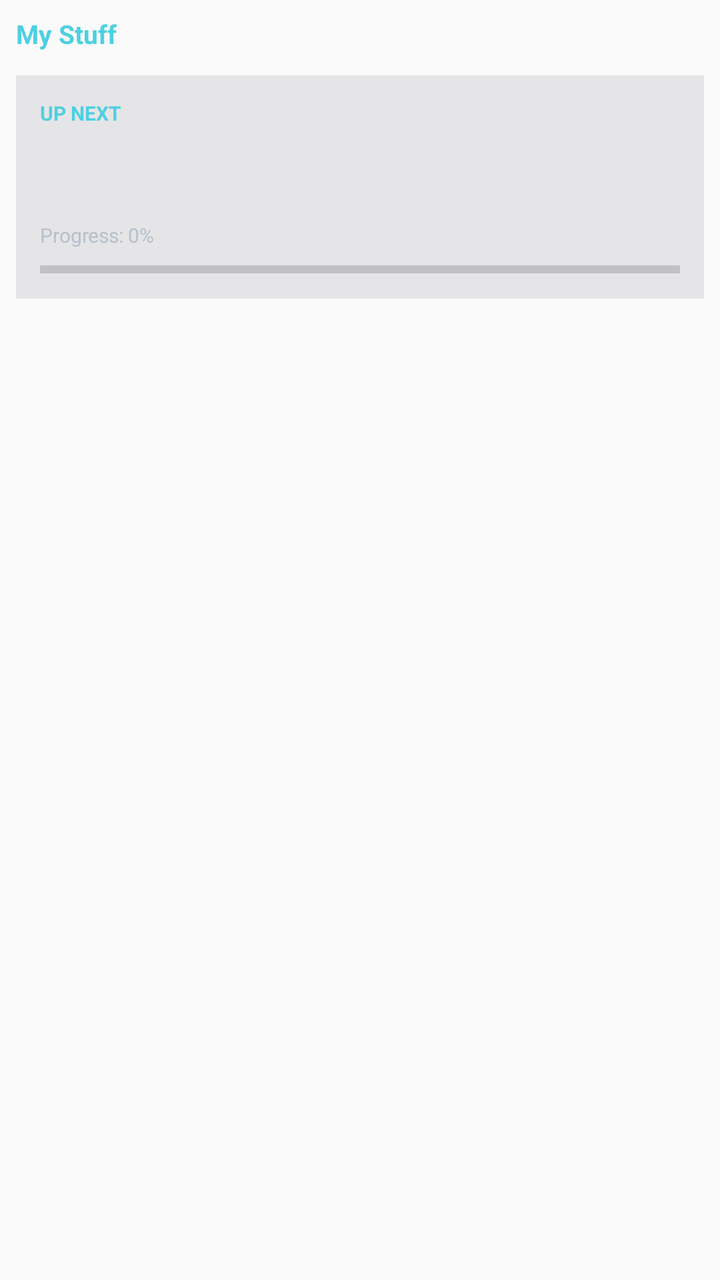
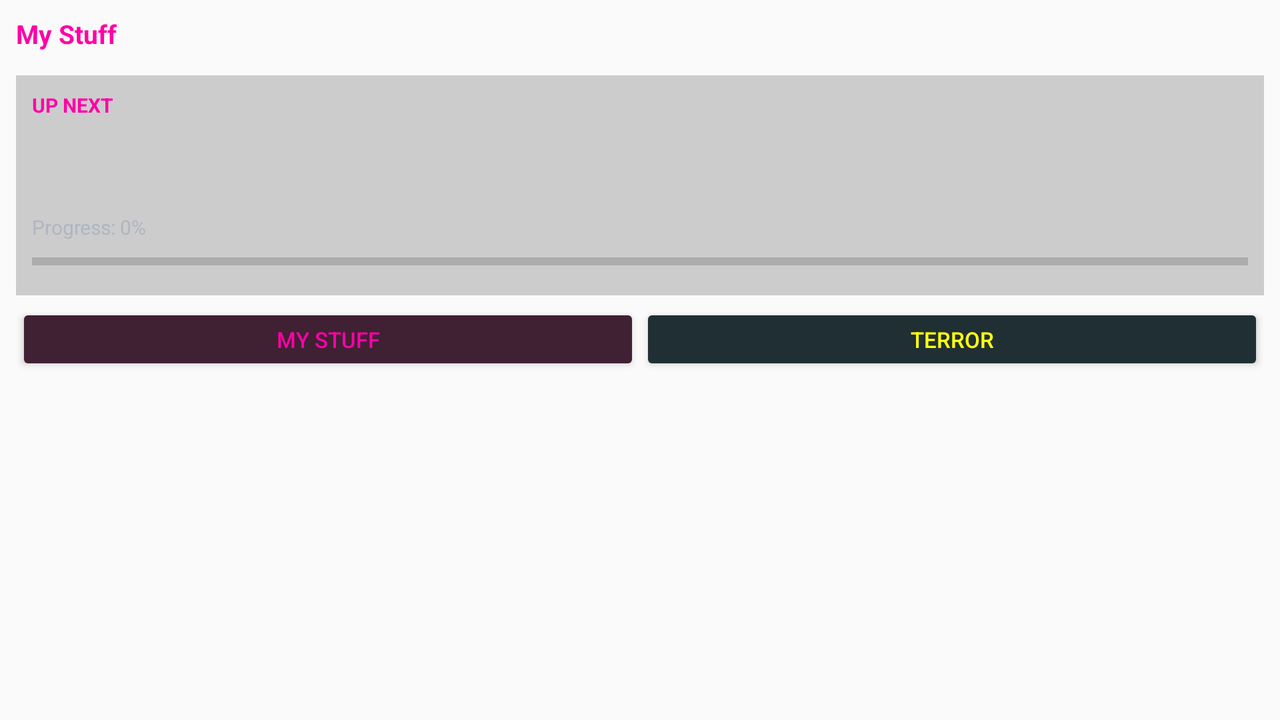

Two renders of one Android screen. The first uses the default layout on a phone; the second uses the alternative layout the repository ships for a different screen configuration, on a matching device. The two XML files are below.
<!-- AndroidManifest.xml: application theme Theme.AppCompat.DayNight.NoActionBar -->
<!-- res/layout/widget_layout.xml -->
<?xml version="1.0" encoding="utf-8"?>
<FrameLayout xmlns:android="http://schemas.android.com/apk/res/android"
    android:id="@+id/widget_root"
    android:layout_width="match_parent"
    android:layout_height="match_parent"
    android:background="@android:color/transparent"
    android:padding="8dp">

    <ImageView
        android:id="@+id/iv_widget_bg"
        android:layout_width="match_parent"
        android:layout_height="match_parent"
        android:scaleType="fitXY"
        android:src="@null" />

    <LinearLayout
        android:layout_width="match_parent"
        android:layout_height="match_parent"
        android:orientation="vertical">

        <TextView
            android:id="@+id/tv_widget_header"
            android:layout_width="match_parent"
            android:layout_height="wrap_content"
            android:text="My Stuff"
            android:textColor="#4DD0E1"
            android:textSize="13sp"
            android:textStyle="bold"
            android:paddingBottom="4dp" />

        <FrameLayout
            android:id="@+id/hero_card"
            android:layout_width="match_parent"
            android:layout_height="wrap_content"
            android:layout_marginTop="8dp"
            android:background="#1A2A2A3A"
            android:padding="12dp">

            <LinearLayout
                android:layout_width="match_parent"
                android:layout_height="wrap_content"
                android:orientation="vertical">

                <TextView
                    android:id="@+id/tv_hero_tag"
                    android:layout_width="wrap_content"
                    android:layout_height="wrap_content"
                    android:text="UP NEXT"
                    android:textColor="#4DD0E1"
                    android:textSize="10sp"
                    android:textStyle="bold" />

                <TextView
                    android:id="@+id/tv_hero_title"
                    android:layout_width="match_parent"
                    android:layout_height="wrap_content"
                    android:layout_marginTop="2dp"
                    android:textColor="#FFFFFF"
                    android:textSize="17sp"
                    android:textStyle="bold"
                    android:maxLines="1"
                    android:ellipsize="end" />

                <TextView
                    android:id="@+id/tv_hero_desc"
                    android:layout_width="match_parent"
                    android:layout_height="wrap_content"
                    android:layout_marginTop="2dp"
                    android:textColor="#B8C0CC"
                    android:textSize="11sp"
                    android:maxLines="2"
                    android:ellipsize="end" />

                <TextView
                    android:id="@+id/tv_hero_progress_text"
                    android:layout_width="match_parent"
                    android:layout_height="wrap_content"
                    android:layout_marginTop="6dp"
                    android:text="Progress: 0%"
                    android:textColor="#B8C0CC"
                    android:textSize="10sp" />
                <ProgressBar
                    android:id="@+id/pb_hero_progress"
                    style="?android:attr/progressBarStyleHorizontal"
                    android:layout_width="match_parent"
                    android:layout_height="5dp"
                    android:layout_marginTop="8dp"
                    android:max="100"
                    android:progress="0"
                    android:progressTint="#4DD0E1"
                    android:backgroundTint="#333A44" />
            </LinearLayout>
        </FrameLayout>

        <ListView
            android:id="@+id/list_mystuff"
            android:layout_width="match_parent"
            android:layout_height="0dp"
            android:layout_weight="1"
            android:layout_marginTop="4dp"
            android:divider="@android:color/transparent"
            android:dividerHeight="6dp"
            android:scrollbars="none" />

        <TextView
            android:id="@+id/tv_empty_p2"
            android:visibility="gone"
            android:layout_width="match_parent"
            android:layout_height="0dp"
            android:layout_weight="1"
            android:gravity="center"
            android:text="Nothing saved yet — add in the app"
            android:textColor="#B8C0CC"
            android:textSize="12sp" />
    </LinearLayout>
</FrameLayout>
<!-- resources referenced by this layout -->
<resources>

</resources>
<!-- res/layout-land/widget_layout.xml (the repository's variant of the layout above) -->
<!-- drawn on the phone turned sideways -->
<?xml version="1.0" encoding="utf-8"?>
<FrameLayout xmlns:android="http://schemas.android.com/apk/res/android"
    android:id="@+id/widget_root"
    android:layout_width="match_parent"
    android:layout_height="match_parent"
    android:background="@android:color/transparent"
    android:padding="8dp">

    <ImageView
        android:id="@+id/iv_widget_bg"
        android:layout_width="match_parent"
        android:layout_height="match_parent"
        android:scaleType="fitXY"
        android:src="@null" />

    <LinearLayout
        android:layout_width="match_parent"
        android:layout_height="match_parent"
        android:orientation="vertical">

        <TextView
            android:id="@+id/tv_widget_header"
            android:layout_width="match_parent"
            android:layout_height="wrap_content"
            android:text="My Stuff"
            android:textColor="#FF00A6"
            android:textSize="13sp"
            android:textStyle="bold"
            android:paddingBottom="4dp" />

        <FrameLayout
            android:id="@+id/hero_card"
            android:layout_width="match_parent"
            android:layout_height="110dp"
            android:layout_marginTop="8dp"
            android:background="#3314141C"
            android:padding="8dp">

            <LinearLayout
                android:layout_width="match_parent"
                android:layout_height="wrap_content"
                android:orientation="vertical">

                <TextView
                    android:id="@+id/tv_hero_tag"
                    android:layout_width="wrap_content"
                    android:layout_height="wrap_content"
                    android:text="UP NEXT"
                    android:textColor="#FF00A6"
                    android:textSize="10sp"
                    android:textStyle="bold" />

                <TextView
                    android:id="@+id/tv_hero_title"
                    android:layout_width="match_parent"
                    android:layout_height="wrap_content"
                    android:layout_marginTop="2dp"
                    android:textColor="#FF00A6"
                    android:textSize="17sp"
                    android:textStyle="bold"
                    android:maxLines="1"
                    android:ellipsize="end" />

                <TextView
                    android:id="@+id/tv_hero_desc"
                    android:layout_width="match_parent"
                    android:layout_height="wrap_content"
                    android:layout_marginTop="2dp"
                    android:textColor="#AEB6C2"
                    android:textSize="11sp"
                    android:maxLines="1"
                    android:ellipsize="end" />

                <TextView
                    android:id="@+id/tv_hero_progress_text"
                    android:layout_width="match_parent"
                    android:layout_height="wrap_content"
                    android:layout_marginTop="6dp"
                    android:text="Progress: 0%"
                    android:textColor="#AEB6C2"
                    android:textSize="10sp" />
                <ProgressBar
                    android:id="@+id/pb_hero_progress"
                    style="?android:attr/progressBarStyleHorizontal"
                    android:layout_width="match_parent"
                    android:layout_height="5dp"
                    android:layout_marginTop="8dp"
                    android:max="100"
                    android:progress="0"
                    android:progressTint="#FFFF13"
                    android:backgroundTint="#333A44" />
            </LinearLayout>
        </FrameLayout>

        <LinearLayout android:id="@+id/widget_page_controls" android:layout_width="match_parent" android:layout_height="36dp" android:layout_marginTop="4dp" android:orientation="horizontal" android:gravity="center">
            <Button android:id="@+id/btn_page_1" android:layout_width="0dp" android:layout_height="match_parent" android:layout_weight="1" android:text="MY STUFF" android:textSize="11sp" android:textColor="#FF00A6" android:backgroundTint="#402033" />
            <Button android:id="@+id/btn_page_2" android:layout_width="0dp" android:layout_height="match_parent" android:layout_weight="1" android:text="TERROR" android:textSize="11sp" android:textColor="#FFFF13" android:backgroundTint="#202F33" />
        </LinearLayout>
        <ListView
            android:id="@+id/list_mystuff"
            android:layout_width="match_parent"
            android:layout_height="0dp"
            android:layout_weight="1"
            android:layout_marginTop="4dp"
            android:divider="@android:color/transparent"
            android:dividerHeight="6dp"
            android:scrollbars="none" />

    </LinearLayout>
</FrameLayout>
